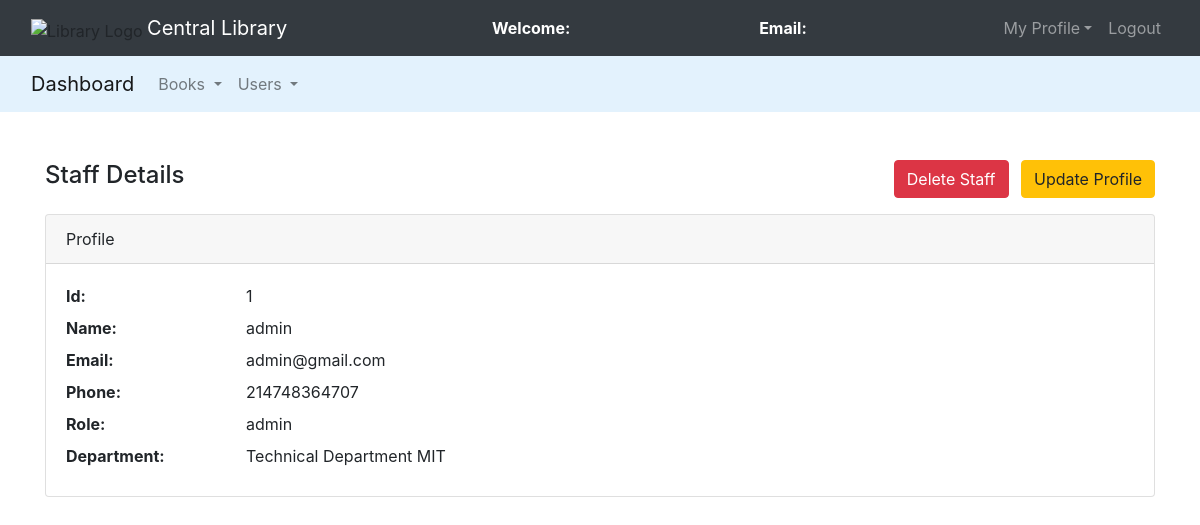
Screenshot of /admin/view_staff.php?id=1 with the database file from the repository.
### tables this page shows
CREATE TABLE `staff_accounts` (
  `id` int(11) NOT NULL,
  `name` varchar(100) NOT NULL,
  `email` varchar(100) NOT NULL,
  `password` varchar(255) NOT NULL,
  `role` enum('admin','staff') NOT NULL DEFAULT 'staff',
  `phone` varchar(15) DEFAULT NULL,
  `department` varchar(100) DEFAULT NULL,
  `created_at` timestamp NOT NULL DEFAULT current_timestamp(),
  `updated_at` timestamp NOT NULL DEFAULT current_timestamp() ON UPDATE current_timestamp()
);

### admin/view_staff.php (the view, shortened to what this page needs)
<?php
$connection = mysqli_connect("localhost", "root", "", "lms");
$card = mysqli_real_escape_string($connection, $_GET['id']);
$staff_query = "SELECT * FROM staff_accounts WHERE id = '$card'";
$staff_result = mysqli_query($connection, $staff_query);
$staff = mysqli_fetch_assoc($staff_result);
?>
<!DOCTYPE html>
<html>
<head>
	<link rel="stylesheet" type="text/css" href="../bootstrap-4.4.1/css/bootstrap.min.css">
	<link rel="stylesheet" href="https://cdnjs.cloudflare.com/ajax/libs/font-awesome/6.4.0/css/all.min.css" />
</head>
<body>
	<nav class="navbar navbar-expand-lg navbar-dark bg-dark">
		<div class="container-fluid">
			<div class="navbar-header">
				<img src="../images/logo.png" alt="Library Logo" height="40">
				<a class="navbar-brand" href="index.php">Central Library</a>
			</div>
			<font style="color: white"><span><strong>Welcome: <?php echo $_SESSION['name'];?></strong></span></font>
			<font style="color: white"><span><strong>Email: <?php echo $_SESSION['email'];?></strong></span></font>
			<ul class="nav navbar-nav navbar-right">
				<li class="nav-item dropdown">
					<a class="nav-link dropdown-toggle" data-toggle="dropdown">My Profile</a>
				</li>
				<li class="nav-item">
					<a class="nav-link" href="../logout.php">Logout</a>
				</li>
			</ul>
		</div>
	</nav>
	<nav class="navbar navbar-expand-lg navbar-light" style="background-color: #e3f2fd">
		<div class="container-fluid">
			<a class="navbar-brand" href="admin_dashboard.php">Dashboard</a>
			<div class="collapse navbar-collapse" id="navbarNavDropdown">
				<ul class="navbar-nav mr-auto">
					<li class="nav-item dropdown">
						<a class="nav-link dropdown-toggle" href="#" id="booksDropdown" role="button" data-toggle="dropdown">
							Books
						</a>
					</li>
					<li class="nav-item dropdown">
						<a class="nav-link dropdown-toggle" href="#" id="usersDropdown" role="button" data-toggle="dropdown">
							Users
						</a>
					</li>
				</ul>
			</div>
		</div>
	</nav><br>
<div class="container mt-4">
    <div class="d-flex justify-content-between align-items-center mb-3">
        <h4>Staff Details</h4>
        <div>
            <a href="delete_staff.php?card=<?php echo urlencode($staff['id']); ?>" class="btn btn-danger mr-2" onclick="return confirm('Are you sure you want to delete this staff?');">
                Delete Staff
            </a>
            <a href="edit_staff_profile.php?card=<?php echo urlencode($staff['id']); ?>" class="btn btn-warning">Update Profile</a>
        </div>
    </div>
    <div class="card mb-4">
        <div class="card-header">Profile</div>
        <div class="card-body">
            <div class="d-flex mb-2">
                <div class="font-weight-bold" style="width: 180px;">Id:</div>
                <div><?php echo htmlspecialchars($staff['id']); ?></div>
            </div>
            <div class="d-flex mb-2">
                <div class="font-weight-bold" style="width: 180px;">Name:</div>
                <div><?php echo htmlspecialchars($staff['name']); ?></div>
            </div>
            <div class="d-flex mb-2">
                <div class="font-weight-bold" style="width: 180px;">Email:</div>
                <div><?php echo htmlspecialchars($staff['email']); ?></div>
            </div>
            <div class="d-flex mb-2">
                <div class="font-weight-bold" style="width: 180px;">Phone:</div>
                <div><?php echo htmlspecialchars($staff['phone']); ?></div>
            </div>
            <div class="d-flex mb-2">
                <div class="font-weight-bold" style="width: 180px;">Role:</div>
                <div><?php echo htmlspecialchars($staff['role']); ?></div>
            </div>
            <div class="d-flex mb-2">
                <div class="font-weight-bold" style="width: 180px;">Department:</div>
                <div><?php echo htmlspecialchars($staff['department']); ?></div>
            </div>
        </div>
    </div>
</div>
</body>
</html>

### rows the page displays
staff_accounts: id "1", name "admin", email "admin@gmail.com", phone "214748364707", role "admin", department "Technical Department MIT"
